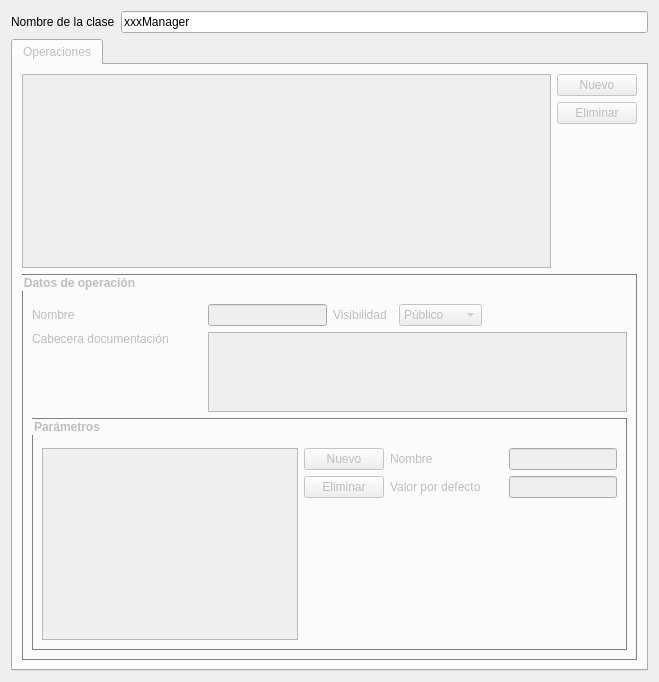
      <widget class="QWidget" name="tab_3">
       <attribute name="title">
        <string>Clase Manager</string>
       </attribute>
       <layout class="QVBoxLayout" name="verticalLayout_11">
        <item>
         <layout class="QHBoxLayout" name="horizontalLayout_14">
          <item>
           <widget class="QLabel" name="label_9">
            <property name="text">
             <string>Nombre de la clase</string>
            </property>
           </widget>
          </item>
          <item>
           <widget class="QLineEdit" name="leNombreClaseCM">
            <property name="text">
             <string>xxxManager</string>
            </property>
           </widget>
          </item>
         </layout>
        </item>
        <item>
         <widget class="QTabWidget" name="tabWidget_3">
          <property name="enabled">
           <bool>false</bool>
          </property>
          <property name="sizePolicy">
           <sizepolicy hsizetype="Expanding" vsizetype="Fixed">
            <horstretch>0</horstretch>
            <verstretch>0</verstretch>
           </sizepolicy>
          </property>
          <property name="currentIndex">
           <number>0</number>
          </property>
          <widget class="QWidget" name="tab_8">
           <attribute name="title">
            <string>Operaciones</string>
           </attribute>
           <layout class="QVBoxLayout" name="verticalLayout_14">
            <item>
             <layout class="QHBoxLayout" name="horizontalLayout_17">
              <item>
               <widget class="QListWidget" name="lwOperacionesCM">
                <property name="sizePolicy">
                 <sizepolicy hsizetype="Expanding" vsizetype="Preferred">
                  <horstretch>0</horstretch>
                  <verstretch>0</verstretch>
                 </sizepolicy>
                </property>
               </widget>
              </item>
              <item>
               <layout class="QVBoxLayout" name="verticalLayout_15">
                <item>
                 <widget class="QPushButton" name="btNuevoAtributoCM">
                  <property name="text">
                   <string>Nuevo</string>
                  </property>
                 </widget>
                </item>
                <item>
                 <widget class="QPushButton" name="btEliminarAtributoCM">
                  <property name="text">
                   <string>Eliminar</string>
                  </property>
                 </widget>
                </item>
                <item>
                 <spacer name="verticalSpacer_6">
                  <property name="orientation">
                   <enum>Qt::Vertical</enum>
                  </property>
                  <property name="sizeType">
                   <enum>QSizePolicy::MinimumExpanding</enum>
                  </property>
                  <property name="sizeHint" stdset="0">
                   <size>
                    <width>20</width>
                    <height>40</height>
                   </size>
                  </property>
                 </spacer>
                </item>
               </layout>
              </item>
             </layout>
            </item>
            <item>
             <widget class="QGroupBox" name="groupBox_5">
              <property name="styleSheet">
               <string notr="true">QGroupBox{
font:bold;
border: 1px solid gray;
}</string>
              </property>
              <property name="title">
               <string>Datos de operación</string>
              </property>
              <layout class="QVBoxLayout" name="verticalLayout_26">
               <item>
                <widget class="QLabel" name="label_21">
                 <property name="text">
                  <string/>
                 </property>
                </widget>
               </item>
               <item>
                <layout class="QHBoxLayout" name="horizontalLayout_18">
                 <item>
                  <layout class="QHBoxLayout" name="horizontalLayout_19">
                   <item>
                    <widget class="QLabel" name="label_11">
                     <property name="minimumSize">
                      <size>
                       <width>170</width>
                       <height>0</height>
                      </size>
                     </property>
                     <property name="text">
                      <string>Nombre</string>
                     </property>
                    </widget>
                   </item>
                   <item>
                    <widget class="QLineEdit" name="leNombreOperacionCM"/>
                   </item>
                  </layout>
                 </item>
                 <item>
                  <layout class="QHBoxLayout" name="horizontalLayout_20">
                   <item>
                    <widget class="QLabel" name="label_12">
                     <property name="sizePolicy">
                      <sizepolicy hsizetype="Fixed" vsizetype="Preferred">
                       <horstretch>0</horstretch>
                       <verstretch>0</verstretch>
                      </sizepolicy>
                     </property>
                     <property name="minimumSize">
                      <size>
                       <width>60</width>
                       <height>0</height>
                      </size>
                     </property>
                     <property name="text">
                      <string>Visibilidad</string>
                     </property>
                    </widget>
                   </item>
                   <item>
                    <widget class="QComboBox" name="cbVisibilidadCM">
                     <item>
                      <property name="text">
                       <string>Público</string>
                      </property>
                     </item>
                     <item>
                      <property name="text">
                       <string>Privado</string>
                      </property>
                     </item>
                     <item>
                      <property name="text">
                       <string>Protegido</string>
                      </property>
                     </item>
                    </widget>
                   </item>
                   <item>
                    <spacer name="horizontalSpacer_4">
                     <property name="orientation">
                      <enum>Qt::Horizontal</enum>
                     </property>
                     <property name="sizeHint" stdset="0">
                      <size>
                       <width>40</width>
                       <height>20</height>
                      </size>
                     </property>
                    </spacer>
                   </item>
                  </layout>
                 </item>
                </layout>
               </item>
               <item>
                <layout class="QHBoxLayout" name="horizontalLayout_21">
                 <item>
                  <widget class="QLabel" name="label_13">
                   <property name="minimumSize">
                    <size>
                     <width>170</width>
                     <height>0</height>
                    </size>
                   </property>
                   <property name="text">
                    <string>Cabecera documentación</string>
                   </property>
                   <property name="alignment">
                    <set>Qt::AlignLeading|Qt::AlignLeft|Qt::AlignTop</set>
                   </property>
                  </widget>
                 </item>
                 <item>
                  <widget class="QTextEdit" name="teCabeceraOperacionCM">
                   <property name="sizePolicy">
                    <sizepolicy hsizetype="MinimumExpanding" vsizetype="Preferred">
                     <horstretch>0</horstretch>
                     <verstretch>0</verstretch>
                    </sizepolicy>
                   </property>
                   <property name="maximumSize">
                    <size>
                     <width>16777215</width>
                     <height>80</height>
                    </size>
                   </property>
                  </widget>
                 </item>
                </layout>
               </item>
               <item>
                <widget class="QGroupBox" name="groupBox_6">
                 <property name="title">
                  <string>Parámetros</string>
                 </property>
                 <layout class="QVBoxLayout" name="verticalLayout_16">
                  <item>
                   <widget class="QLabel" name="label_20">
                    <property name="text">
                     <string/>
                    </property>
                   </widget>
                  </item>
                  <item>
                   <layout class="QHBoxLayout" name="horizontalLayout_22">
                    <item>
                     <layout class="QHBoxLayout" name="horizontalLayout_23">
                      <item>
                       <widget class="QListWidget" name="lwParametrosCM">
                        <property name="sizePolicy">
                         <sizepolicy hsizetype="Expanding" vsizetype="Preferred">
                          <horstretch>0</horstretch>
                          <verstretch>0</verstretch>
                         </sizepolicy>
                        </property>
                       </widget>
                      </item>
                      <item>
                       <layout class="QVBoxLayout" name="verticalLayout_17">
                        <item>
                         <widget class="QPushButton" name="btNuevoParametroCM">
                          <property name="text">
                           <string>Nuevo</string>
                          </property>
                         </widget>
                        </item>
                        <item>
                         <widget class="QPushButton" name="btEliminarParametroCM">
                          <property name="text">
                           <string>Eliminar</string>
                          </property>
                         </widget>
                        </item>
                        <item>
                         <spacer name="verticalSpacer_7">
                          <property name="orientation">
                           <enum>Qt::Vertical</enum>
                          </property>
                          <property name="sizeType">
                           <enum>QSizePolicy::MinimumExpanding</enum>
                          </property>
                          <property name="sizeHint" stdset="0">
                           <size>
                            <width>20</width>
                            <height>40</height>
                           </size>
                          </property>
                         </spacer>
                        </item>
                       </layout>
                      </item>
                     </layout>
                    </item>
                    <item>
                     <layout class="QVBoxLayout" name="verticalLayout_18">
                      <item>
                       <layout class="QHBoxLayout" name="horizontalLayout_24">
                        <item>
                         <widget class="QLabel" name="label_14">
                          <property name="minimumSize">
                           <size>
                            <width>113</width>
                            <height>0</height>
                           </size>
                          </property>
                          <property name="text">
                           <string>Nombre</string>
                          </property>
                         </widget>
                        </item>
                        <item>
                         <widget class="QLineEdit" name="leNombreParametroCM"/>
                        </item>
                       </layout>
                      </item>
                      <item>
                       <layout class="QHBoxLayout" name="horizontalLayout_25">
                        <item>
                         <widget class="QLabel" name="label_15">
                          <property name="minimumSize">
                           <size>
                            <width>113</width>
                            <height>0</height>
                           </size>
                          </property>
                          <property name="text">
                           <string>Valor por defecto</string>
                          </property>
                         </widget>
                        </item>
                        <item>
                         <widget class="QLineEdit" name="leValorDefaultCM"/>
                        </item>
                       </layout>
                      </item>
                      <item>
                       <spacer name="verticalSpacer_8">
                        <property name="orientation">
                         <enum>Qt::Vertical</enum>
                        </property>
                        <property name="sizeType">
                         <enum>QSizePolicy::MinimumExpanding</enum>
                        </property>
                        <property name="sizeHint" stdset="0">
                         <size>
                          <width>20</width>
                          <height>40</height>
                         </size>
                        </property>
                       </spacer>
                      </item>
                     </layout>
                    </item>
                   </layout>
                  </item>
                 </layout>
                </widget>
               </item>
              </layout>
             </widget>
            </item>
           </layout>
          </widget>
         </widget>
        </item>
       </layout>
      </widget>
